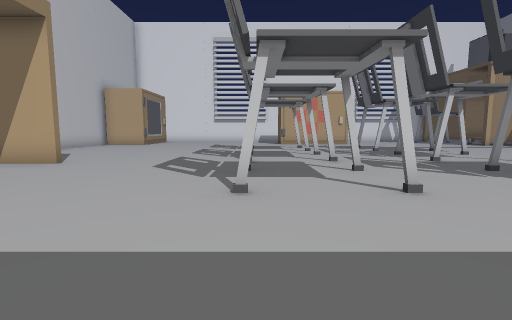
[1] (above)

18 first-person views from a walk through a scene from a Unity 3-D project. The camera is 1.5 m above the floor, tilts 6° down and sees 85° across. The floor is counted in squares, 1.8 m on a side. Each view is taken from the middle of a square. On the plan, view 1 faces up. The plan holds only what a view shows up to about 10 squares ahead; the rest is blank. The player is left out. Some animated figures are not drawn.

[2]
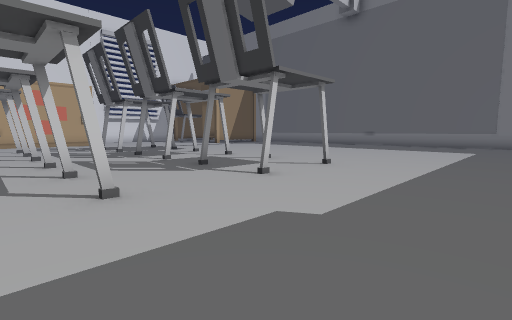

[3]
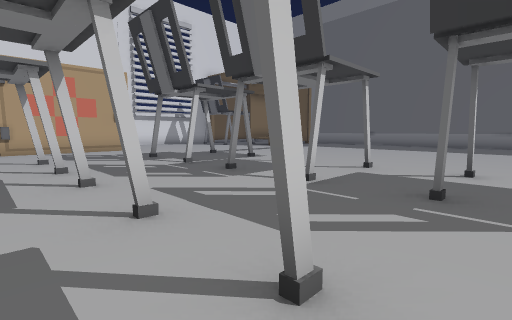

[4]
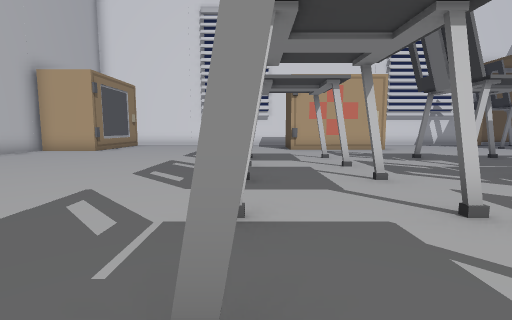

[5]
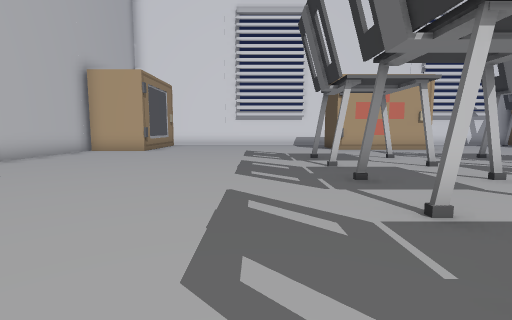

[6]
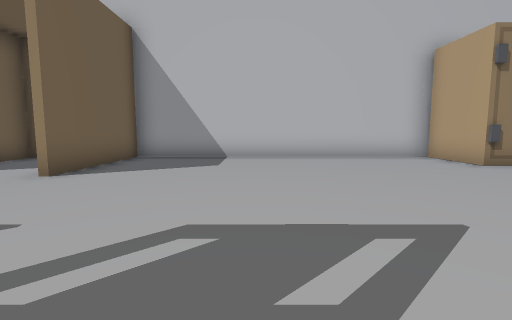

[7]
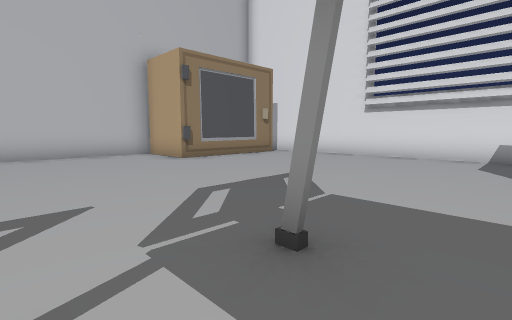

[8]
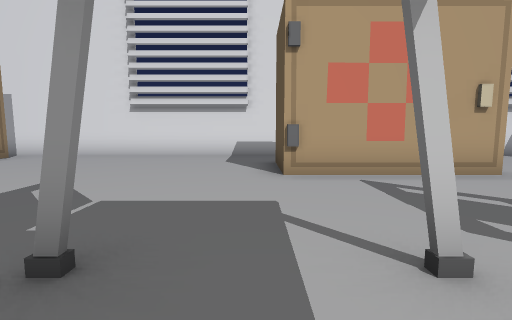

[9]
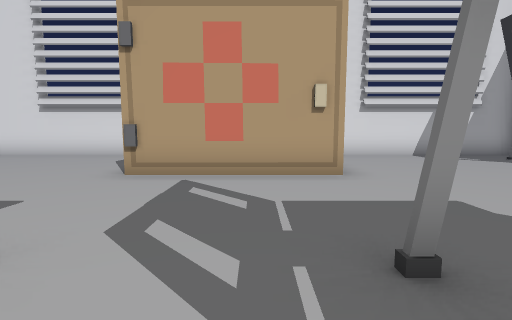

[10]
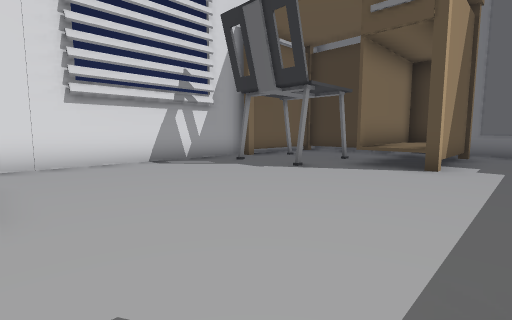

[11]
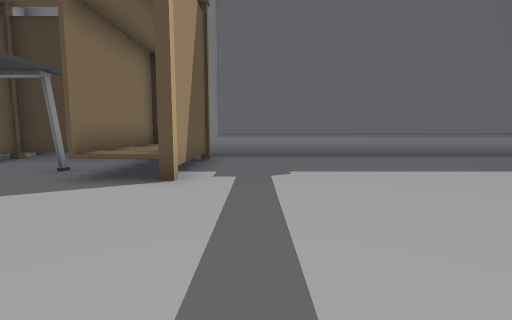

[12]
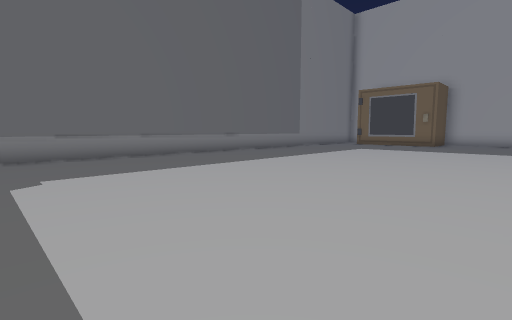

[13]
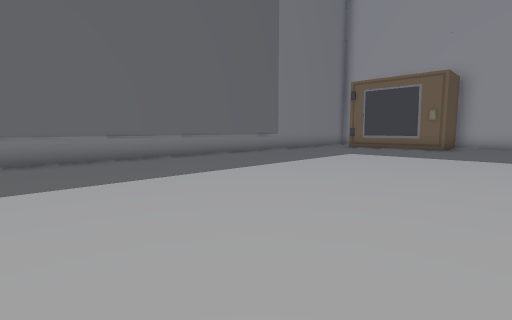

[14]
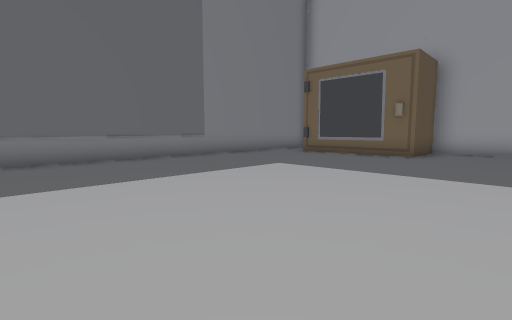

[15]
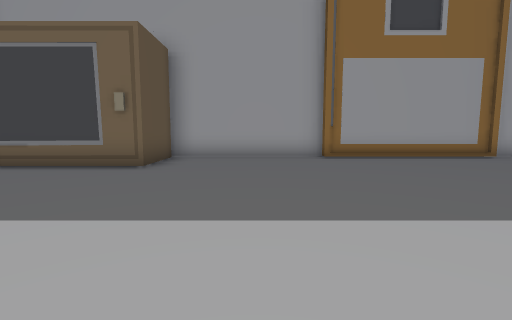

[16]
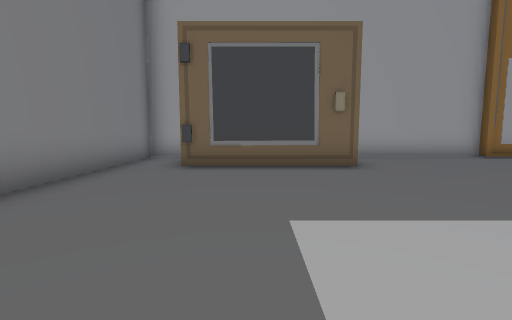

[17]
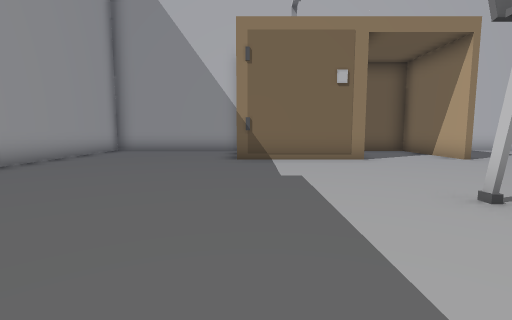

[18]
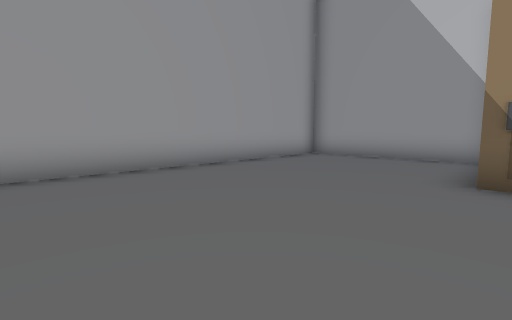

### Floor plan
Key: @ floor where view 1 was taken; # wall or solid block; . floor; ^ raised ledge.
Columns run from 9 left of view 1 to 18 right of it. Each row starts with its distance up from view 1.
 22   ##########   ########
 21   .........    .......####.
 20   #........    ......#...#.
 19   #........#   ..........
 18   #........####.....#..#.
 17 ###...................^^##.
 16 #.....................^###.#
 15 #..........................#
 14 #........#.#..#.#..........#
 13 #..........................#
 12 #........#.#..#.#..........#
 11 #..........................#
 10 #........#.#..#.#..........#
  9 #..........................#
  8 #........#.#..#.#..........#
  7 ####.......................#
  6   .......#.#..#.#..........#
  5  ..........................#
  4 ##  #....#.#..#.#..........#
  3     #......................#
  2     #......................#
  1     #......................#
  0 #........@.................#
 -1 #..........  ..............#
 -2 #.........  ...............#
 -3 #......... ..........####..#
 -4 #......... ..........#   ..#
 -5 ######################   ###

Where each view was taken, in squares from view 1:
view 1: 0 up, 0 right, facing up
view 2: 0 up, 1 right, facing up-right
view 3: 5 up, 1 right, facing up-right
view 4: 5 up, 0 right, facing up
view 5: 5 up, 2 left, facing up
view 6: 11 up, 0 right, facing left
view 7: 12 up, 1 right, facing up-left
view 8: 12 up, 1 right, facing up
view 9: 12 up, 4 right, facing up
view 10: 14 up, 6 right, facing up-right
view 11: 14 up, 8 right, facing right
view 12: 14 up, 8 right, facing down-right
view 13: 11 up, 9 right, facing down-right
view 14: 7 up, 9 right, facing down-right
view 15: 4 up, 9 right, facing down
view 16: 4 up, 14 right, facing down
view 17: 1 up, 3 right, facing left
view 18: 1 up, 0 right, facing down-left
